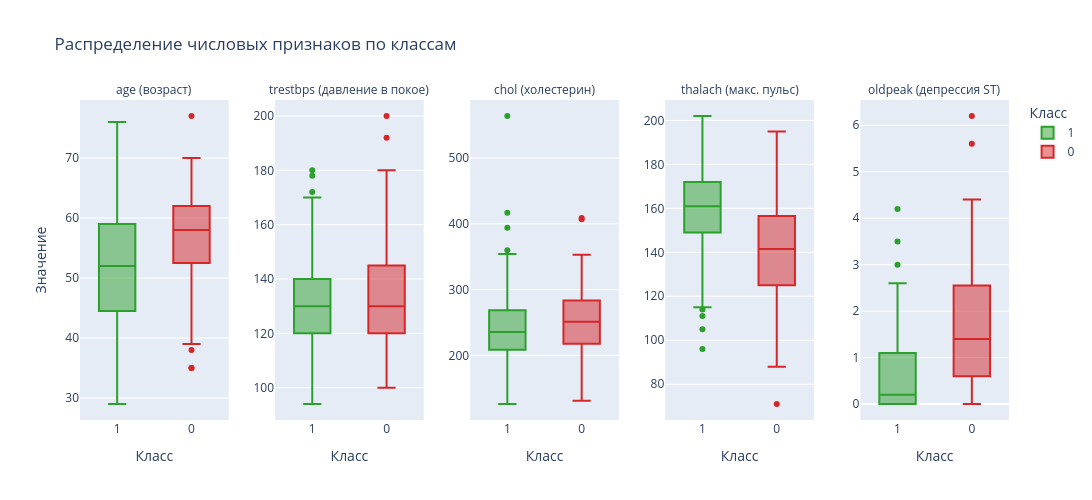

Write notebook code for a chart like this one.
### Markdown cell above
## 3.1 Распределение числовых признаков по классам (интерактивный график)

График интерактивный: можно наводить курсор на «ящик», чтобы увидеть точные значения
квартилей, и скрывать классы кликом по легенде.

### Code cell
long = df.melt(id_vars=target, value_vars=numeric_features,
               var_name='Признак', value_name='Значение')
long['Класс'] = long[target].astype(str)

fig = px.box(
    long, x='Класс', y='Значение', color='Класс',
    facet_col='Признак', facet_col_spacing=0.05,
    category_orders={'Признак': numeric_features},
    color_discrete_map={'0': '#d62728', '1': '#2ca02c'},
    title='Распределение числовых признаков по классам',
    points='outliers',
)
fig.update_yaxes(matches=None, showticklabels=True)
fig.for_each_annotation(lambda a: a.update(text=ru(a.text.split('=')[-1])))
fig.update_layout(width=1200, height=500)

fig.write_html('numeric_boxplot.html', include_plotlyjs='cdn')
fig.write_image('numeric_boxplot.png', width=1200, height=500)
fig.show()

### Figure 1 — Plotly figure (JSON) as saved in the notebook; plotly's stock layout.template omitted (floating-point values rounded to 4 significant figures; data arrays with more than 128 entries replaced by an {"elided": "..."} marker saying what was removed)
{"data": [{"alignmentgroup": "True", "boxpoints": "outliers", "hovertemplate": "Класс=%{x}<br>Признак=age<br>Значение=%{y}<extra></extra>", "legendgroup": "1", "marker": {"color": "#2ca02c"}, "name": "1", "notched": false, "offsetgroup": "1", "orientation": "v", "showlegend": true, "type": "box", "x": {"elided": "160 str values"}, "x0": " ", "xaxis": "x", "y": {"elided": "160 float values"}, "y0": " ", "yaxis": "y"}, {"alignmentgroup": "True", "boxpoints": "outliers", "hovertemplate": "Класс=%{x}<br>Признак=age<br>Значение=%{y}<extra></extra>", "legendgroup": "0", "marker": {"color": "#d62728"}, "name": "0", "notched": false, "offsetgroup": "0", "orientation": "v", "showlegend": true, "type": "box", "x": {"elided": "136 str values"}, "x0": " ", "xaxis": "x", "y": {"elided": "136 float values"}, "y0": " ", "yaxis": "y"}, {"alignmentgroup": "True", "boxpoints": "outliers", "hovertemplate": "Класс=%{x}<br>Признак=trestbps<br>Значение=%{y}<extra></extra>", "legendgroup": "1", "marker": {"color": "#2ca02c"}, "name": "1", "notched": false, "offsetgroup": "1", "orientation": "v", "showlegend": false, "type": "box", "x": {"elided": "160 str values"}, "x0": " ", "xaxis": "x2", "y": {"elided": "160 float values"}, "y0": " ", "yaxis": "y2"}, {"alignmentgroup": "True", "boxpoints": "outliers", "hovertemplate": "Класс=%{x}<br>Признак=trestbps<br>Значение=%{y}<extra></extra>", "legendgroup": "0", "marker": {"color": "#d62728"}, "name": "0", "notched": false, "offsetgroup": "0", "orientation": "v", "showlegend": false, "type": "box", "x": {"elided": "136 str values"}, "x0": " ", "xaxis": "x2", "y": {"elided": "136 float values"}, "y0": " ", "yaxis": "y2"}, {"alignmentgroup": "True", "boxpoints": "outliers", "hovertemplate": "Класс=%{x}<br>Признак=chol<br>Значение=%{y}<extra></extra>", "legendgroup": "1", "marker": {"color": "#2ca02c"}, "name": "1", "notched": false, "offsetgroup": "1", "orientation": "v", "showlegend": false, "type": "box", "x": {"elided": "160 str values"}, "x0": " ", "xaxis": "x3", "y": {"elided": "160 float values"}, "y0": " ", "yaxis": "y3"}, {"alignmentgroup": "True", "boxpoints": "outliers", "hovertemplate": "Класс=%{x}<br>Признак=chol<br>Значение=%{y}<extra></extra>", "legendgroup": "0", "marker": {"color": "#d62728"}, "name": "0", "notched": false, "offsetgroup": "0", "orientation": "v", "showlegend": false, "type": "box", "x": {"elided": "136 str values"}, "x0": " ", "xaxis": "x3", "y": {"elided": "136 float values"}, "y0": " ", "yaxis": "y3"}, {"alignmentgroup": "True", "boxpoints": "outliers", "hovertemplate": "Класс=%{x}<br>Признак=thalach<br>Значение=%{y}<extra></extra>", "legendgroup": "1", "marker": {"color": "#2ca02c"}, "name": "1", "notched": false, "offsetgroup": "1", "orientation": "v", "showlegend": false, "type": "box", "x": {"elided": "160 str values"}, "x0": " ", "xaxis": "x4", "y": {"elided": "160 float values"}, "y0": " ", "yaxis": "y4"}, {"alignmentgroup": "True", "boxpoints": "outliers", "hovertemplate": "Класс=%{x}<br>Признак=thalach<br>Значение=%{y}<extra></extra>", "legendgroup": "0", "marker": {"color": "#d62728"}, "name": "0", "notched": false, "offsetgroup": "0", "orientation": "v", "showlegend": false, "type": "box", "x": {"elided": "136 str values"}, "x0": " ", "xaxis": "x4", "y": {"elided": "136 float values"}, "y0": " ", "yaxis": "y4"}, {"alignmentgroup": "True", "boxpoints": "outliers", "hovertemplate": "Класс=%{x}<br>Признак=oldpeak<br>Значение=%{y}<extra></extra>", "legendgroup": "1", "marker": {"color": "#2ca02c"}, "name": "1", "notched": false, "offsetgroup": "1", "orientation": "v", "showlegend": false, "type": "box", "x": {"elided": "160 str values"}, "x0": " ", "xaxis": "x5", "y": {"elided": "160 float values"}, "y0": " ", "yaxis": "y5"}, {"alignmentgroup": "True", "boxpoints": "outliers", "hovertemplate": "Класс=%{x}<br>Признак=oldpeak<br>Значение=%{y}<extra></extra>", "legendgroup": "0", "marker": {"color": "#d62728"}, "name": "0", "notched": false, "offsetgroup": "0", "orientation": "v", "showlegend": false, "type": "box", "x": {"elided": "136 str values"}, "x0": " ", "xaxis": "x5", "y": {"elided": "136 float values"}, "y0": " ", "yaxis": "y5"}], "layout": {"annotations": [{"font": {}, "showarrow": false, "text": "age (возраст)", "x": 0.08, "xanchor": "center", "xref": "paper", "y": 1.0, "yanchor": "bottom", "yref": "paper"}, {"font": {}, "showarrow": false, "text": "trestbps (давление в покое)", "x": 0.29, "xanchor": "center", "xref": "paper", "y": 1.0, "yanchor": "bottom", "yref": "paper"}, {"font": {}, "showarrow": false, "text": "chol (холестерин)", "x": 0.5, "xanchor": "center", "xref": "paper", "y": 1.0, "yanchor": "bottom", "yref": "paper"}, {"font": {}, "showarrow": false, "text": "thalach (макс. пульс)", "x": 0.71, "xanchor": "center", "xref": "paper", "y": 1.0, "yanchor": "bottom", "yref": "paper"}, {"font": {}, "showarrow": false, "text": "oldpeak (депрессия ST)", "x": 0.92, "xanchor": "center", "xref": "paper", "y": 1.0, "yanchor": "bottom", "yref": "paper"}], "boxmode": "overlay", "height": 500, "legend": {"title": {"text": "Класс"}, "tracegroupgap": 0}, "title": {"text": "Распределение числовых признаков по классам"}, "width": 1200, "xaxis": {"anchor": "y", "categoryarray": ["1", "0"], "categoryorder": "array", "domain": [0.0, 0.16], "title": {"text": "Класс"}}, "xaxis2": {"anchor": "y2", "categoryarray": ["1", "0"], "categoryorder": "array", "domain": [0.21, 0.37], "matches": "x", "title": {"text": "Класс"}}, "xaxis3": {"anchor": "y3", "categoryarray": ["1", "0"], "categoryorder": "array", "domain": [0.42, 0.58], "matches": "x", "title": {"text": "Класс"}}, "xaxis4": {"anchor": "y4", "categoryarray": ["1", "0"], "categoryorder": "array", "domain": [0.63, 0.79], "matches": "x", "title": {"text": "Класс"}}, "xaxis5": {"anchor": "y5", "categoryarray": ["1", "0"], "categoryorder": "array", "domain": [0.84, 1.0], "matches": "x", "title": {"text": "Класс"}}, "yaxis": {"anchor": "x", "domain": [0.0, 1.0], "showticklabels": true, "title": {"text": "Значение"}}, "yaxis2": {"anchor": "x2", "domain": [0.0, 1.0], "showticklabels": true}, "yaxis3": {"anchor": "x3", "domain": [0.0, 1.0], "showticklabels": true}, "yaxis4": {"anchor": "x4", "domain": [0.0, 1.0], "showticklabels": true}, "yaxis5": {"anchor": "x5", "domain": [0.0, 1.0], "showticklabels": true}}}
